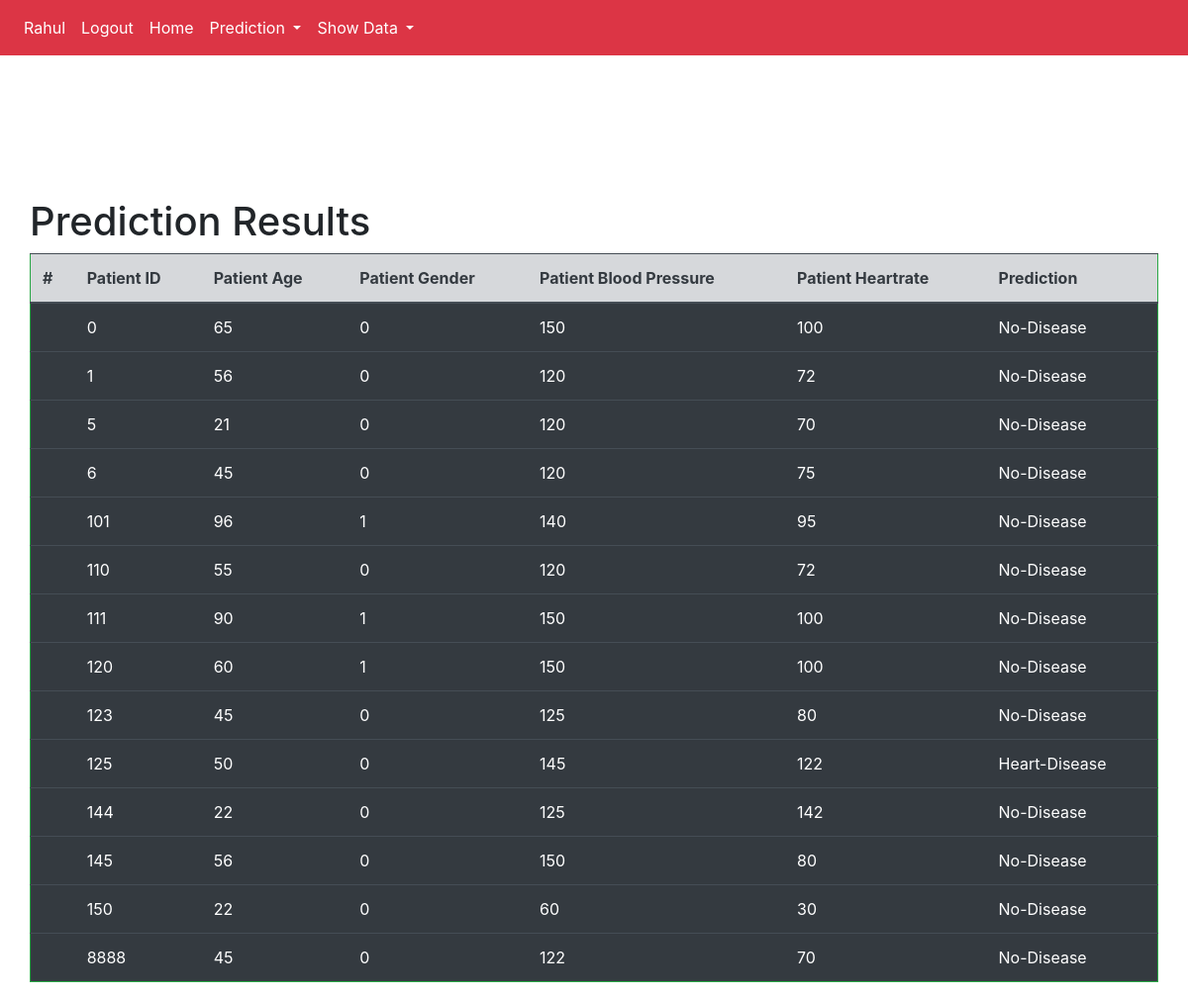
The app's page /db/ (signed in) with its own data.
### predict/models.py (models this page shows, shortened)
class PredResults(models.Model):
    Patient_ID = models.AutoField(primary_key=True,auto_created=True, editable=False, serialize=True)
    Patient_Age = models.IntegerField()
    Patient_Gender = models.IntegerField()
    Patient_Blood_Pressure = models.IntegerField()
    Patient_Heartrate = models.IntegerField()
    Heart_Disease = models.CharField(max_length=30)

### predict/views.py (the view)
# urls.py: path('db/', views.view_results, name='results'),
@login_required(login_url='/login/')
def view_results(request):
    data = {"dataset": PredResults.objects.all()}
    return render(request, "results.html", data)

### templates/results.html
{% extends "base.html" %}
{% block main %}
    <div class="container pt-5">
        <div class="row">
        <h1>Prediction Results</h1>
            <table class="table table-hover border border-success table-dark">
                <thead class="table-secondary text-dark">
                <tr>
                    <th scope="col">#</th>
                    <th scope="col">Patient ID</th>
                    <th scope="col">Patient Age</th>
                    <th scope="col">Patient Gender</th>
                    <th scope="col">Patient Blood Pressure</th>
                    <th scope="col">Patient Heartrate</th>
                    <th scope="col">Prediction</th>
                </tr>
                </thead>
                <tbody>
                {% for data in dataset %}
                    <tr>
                    <th scope="row">{{ data.id }}</th>
                        <td>{{ data.Patient_ID }}</td>
                        <td>{{ data.Patient_Age }}</td>
                        <td>{{ data.Patient_Gender }}</td>
                        <td>{{ data.Patient_Blood_Pressure }}</td>
                        <td>{{ data.Patient_Heartrate }}</td>
                        <td>{{ data.Heart_Disease }}</td>
                    </tr>
                {% endfor %}
                </tbody>
            </table>
        </div>
    </div>
{% endblock %}

### templates/base.html (shortened to what this page needs)
<!doctype html>
<html lang="en">
    <head>
    <link rel="stylesheet" href="https://stackpath.bootstrapcdn.com/bootstrap/4.4.1/css/bootstrap.min.css">
    </head>
    <body>
    <nav class="navbar navbar-expand-lg navbar-dark bg-danger  ">
        <div class="collapse navbar-collapse " id="navbarSupportedContent">
            <ul class="navbar-nav mr-auto ">
                {% if user.is_authenticated %}
                 <li class="nav-item active">
                    <a class="nav-link" href="/">{{user.username|title}} <span class="sr-only">(current)</span></a>
                </li>
                <li class="nav-item active">
                    <a class="nav-link" href="/logout">Logout <span class="sr-only">(current)</span></a>
                </li>
                <li class="nav-item active">
                    <a class="nav-link" href="/">Home <span class="sr-only">(current)</span></a>
                </li>
                  <li class="nav-item dropdown active">
                    <a class="nav-link dropdown-toggle" href="#" id="navbarDropdown" role="button" data-toggle="dropdown" aria-haspopup="true" aria-expanded="false">
                      Prediction
                    </a>
                  </li>
                <li class="nav-item dropdown active">
                    <a class="nav-link dropdown-toggle" href="#" id="navbarDropdown" role="button" data-toggle="dropdown" aria-haspopup="true" aria-expanded="false">
                      Show Data
                    </a>
                  </li>
                {% endif %}
            </ul>
        </div>
    </nav>
<br><br>
    <br>
    <br>
    {% block main %}
    {% endblock %}
    </body>
</html>

### records on screen
PredResults: Patient_ID "0", Patient_Age "65", Patient_Gender "0", Patient_Blood_Pressure "150", Patient_Heartrate "100", Heart_Disease "No-Disease"
PredResults: Patient_ID "1", Patient_Age "56", Patient_Gender "0", Patient_Blood_Pressure "120", Patient_Heartrate "72", Heart_Disease "No-Disease"
PredResults: Patient_ID "5", Patient_Age "21", Patient_Gender "0", Patient_Blood_Pressure "120", Patient_Heartrate "70", Heart_Disease "No-Disease"
PredResults: Patient_ID "6", Patient_Age "45", Patient_Gender "0", Patient_Blood_Pressure "120", Patient_Heartrate "75", Heart_Disease "No-Disease"
PredResults: Patient_ID "101", Patient_Age "96", Patient_Gender "1", Patient_Blood_Pressure "140", Patient_Heartrate "95", Heart_Disease "No-Disease"
PredResults: Patient_ID "110", Patient_Age "55", Patient_Gender "0", Patient_Blood_Pressure "120", Patient_Heartrate "72", Heart_Disease "No-Disease"
PredResults: Patient_ID "111", Patient_Age "90", Patient_Gender "1", Patient_Blood_Pressure "150", Patient_Heartrate "100", Heart_Disease "No-Disease"
PredResults: Patient_ID "120", Patient_Age "60", Patient_Gender "1", Patient_Blood_Pressure "150", Patient_Heartrate "100", Heart_Disease "No-Disease"
PredResults: Patient_ID "123", Patient_Age "45", Patient_Gender "0", Patient_Blood_Pressure "125", Patient_Heartrate "80", Heart_Disease "No-Disease"
PredResults: Patient_ID "125", Patient_Age "50", Patient_Gender "0", Patient_Blood_Pressure "145", Patient_Heartrate "122", Heart_Disease "Heart-Disease"
PredResults: Patient_ID "144", Patient_Age "22", Patient_Gender "0", Patient_Blood_Pressure "125", Patient_Heartrate "142", Heart_Disease "No-Disease"
PredResults: Patient_ID "145", Patient_Age "56", Patient_Gender "0", Patient_Blood_Pressure "150", Patient_Heartrate "80", Heart_Disease "No-Disease"
PredResults: Patient_ID "150", Patient_Age "22", Patient_Gender "0", Patient_Blood_Pressure "60", Patient_Heartrate "30", Heart_Disease "No-Disease"
PredResults: Patient_ID "8888", Patient_Age "45", Patient_Gender "0", Patient_Blood_Pressure "122", Patient_Heartrate "70", Heart_Disease "No-Disease"

### other values on screen
{{ user.username|title }} "Rahul"
